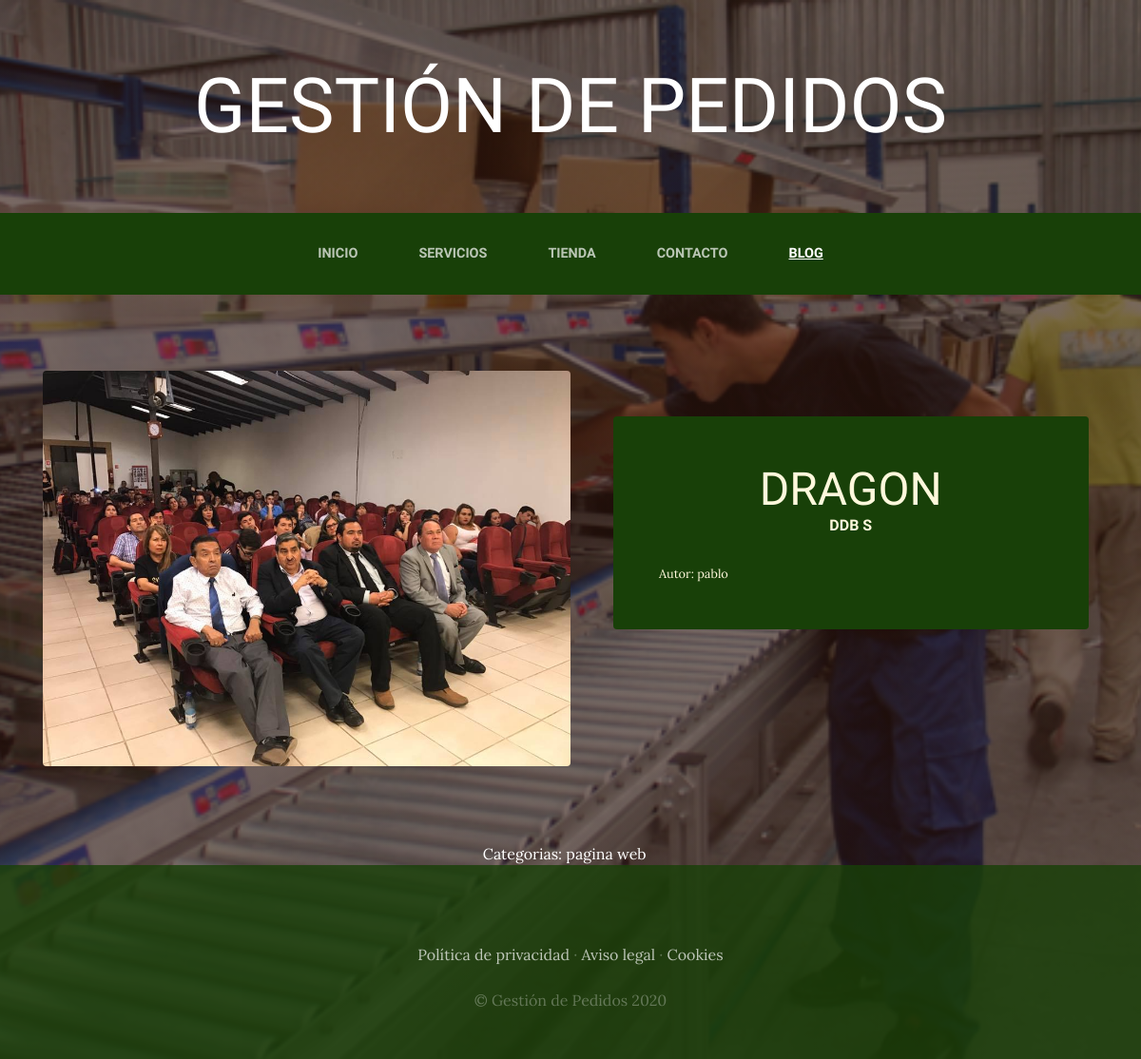
Screenshot of /blog/categoria/2/ with the database file from the repository.
### blog/models.py (models this page shows, shortened)
class Post(models.Model):
    titulo=models.CharField(max_length=50)
    contenido=models.CharField(max_length=50)
    imagen=models.ImageField(upload_to="blog", null=True, blank=True)
    autor=models.ForeignKey(User, on_delete=models.CASCADE)
    categorias=models.ManyToManyField(Categoria)
    created=models.DateTimeField(auto_now_add=True)
    update=models.DateTimeField(auto_now_add=True)
    class Meta:
        verbose_name='post'
        verbose_name_plural='posts'

class Categoria(models.Model):
    nombre=models.CharField(max_length=50)
    created=models.DateTimeField(auto_now_add=True)
    update=models.DateTimeField(auto_now_add=True)
    class Meta:
        verbose_name='categoria'
        verbose_name_plural='categorias'

### blog/views.py (the view)
# urls.py: path('categoria/<categoria_id>/', views.categoria, name="categoria")
def categoria(request, categoria_id):
    categoria=Categoria.objects.get(id=categoria_id)
    posts=Post.objects.filter(categorias=categoria)
    return render(request, "blog/categoria.html", {'categoria':categoria, "posts": posts})

### blog/templates/blog/categoria.html (shortened to what this page needs)
<head>
    <link href="/css/gestion.css" rel="stylesheet">
</head>
{% extends "ProyectoWebApp/base.html" %}
{% load static %}
{% block content %}
    {% for post in posts %}
    <section class="page-section clearfix">
        <div class="container">
          <div class="intro">
            <img class="intro-img img-fluid mb-3 mb-lg-0 rounded" src="{{post.imagen.url}}" alt="" style="width: 50%;">
            <div class="intro-text left-0 text-center bg-faded p-5 rounded">
              <h2 class="section-heading mb-4" >
                <span class="section-heading-lower">{{post.titulo}}</span>
                <span class="section-heading-upper">{{post.contenido}}</span>
              </h2>
              <div style="text-align: left; font-size: 0.8em;">
                Autor: {{post.autor}}
            </div>
          </div>
        </div>
      </section>
    <div><p>
    {% endfor %}
    <section>
        <div style="width: 75%; margin: auto; text-align: center; color: white;">
          Categorias:
          {% for post in posts %}
            {% for categoria in post.categorias.all %}
              {{categoria.nombre}} &nbsp;&nbsp;
            {% endfor %}
          {% endfor %}
        </div>
    </section>
{% endblock %}

### ProyectoWebApp/static/ProyectoWebApp/css/gestion.css (style rules this page uses)
body { font-family: 'Lora'; background: linear-gradient(rgba(47, 23, 15, 0.65), rgba(47, 23, 15, 0.65)), url("../img/bg_main.jpg"); background-attachment: fixed; background-position: center; background-size: cover; }
h1, h2, h3, h4, h5, h6 { font-family: 'Raleway'; }
p { line-height: 1.75; }
.page-section { margin-top: 5rem; margin-bottom: 5rem; }
.section-heading { text-transform: uppercase; }
.section-heading .section-heading-upper { display: block; font-size: 1rem; font-weight: 800; padding-bottom:.5rem; }
.section-heading .section-heading-lower { display: block; font-size: 3rem; font-weight: 100; }
.bg-faded { background-color: rgba(255, 255, 255, 0.85); }
.intro { position: relative; }
@media (min-width: 992px) { .intro .intro-img { width: 75%; float: left; } }
@media (min-width: 992px) { .intro .intro-text { left: 600; width: 60%; margin-top: 3rem; background-color: rgba(24, 64, 8); color: cornsilk; position: absolute; } }
@media (min-width: 1200px) { .intro .intro-text { width: 45%; } }

### rows the page displays
Post: imagen (picture), titulo "DRAGON", contenido "DDB S", autor "pablo"
Categoria: nombre "pagina web"
